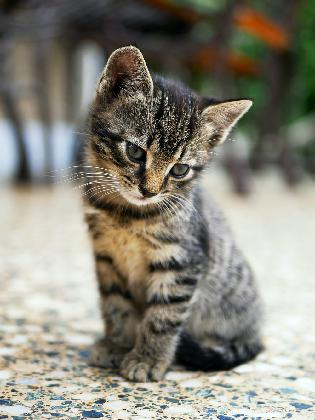
#> input picture cat.jpeg, 315 x 420 px
$ python image.py
#> lines starting #> are read from the running program, lines starting #| are printed output that depends on the picture
# [23 lines of commented-out code are left out]


import matplotlib.pyplot as plt
import numpy as np
import pandas as pd

img = plt.imread("cat.jpeg")
#> img is the input picture: shape (420, 315, 3); mean R, G, B 136.1, 133.6, 122

def add_borders(image_sample, border_len=20):
#> called with border_len = 20
  img_cpy = image_sample.copy()
  img_cpy = np.hstack((np.zeros((img_cpy.shape[0], border_len, 3), dtype="int8"), img_cpy))
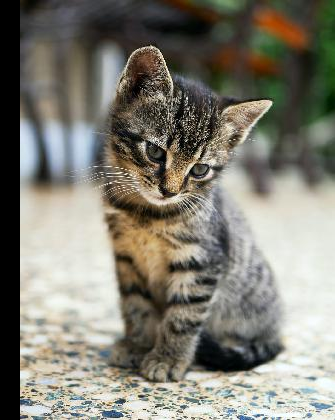
#> img_cpy: shape (420, 335, 3) int16; mean R, G, B 127.9, 125.7, 114.7
  img_cpy = np.vstack((img_cpy, np.zeros((border_len, img_cpy.shape[1], 3), dtype="int8")))
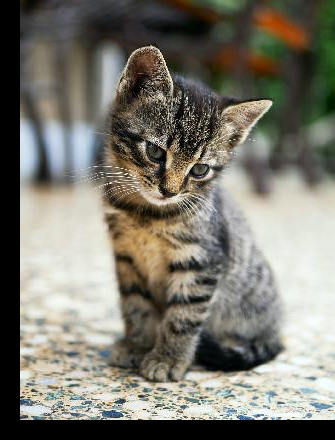
#> img_cpy: shape (440, 335, 3) int16; mean R, G, B 122.1, 120, 109.5
  img_cpy = np.vstack((np.zeros((border_len, img_cpy.shape[1], 3), dtype="int8"), img_cpy))
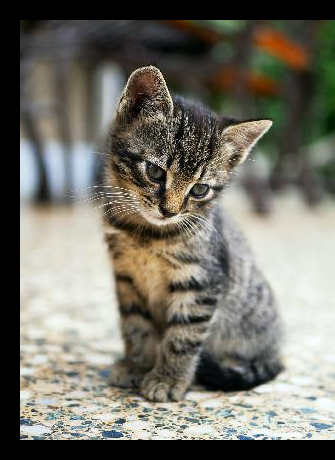
#> img_cpy: shape (460, 335, 3) int16; mean R, G, B 116.8, 114.7, 104.8
  img_cpy = np.hstack((img_cpy, np.zeros((img_cpy.shape[0], border_len, 3), dtype="int8")))
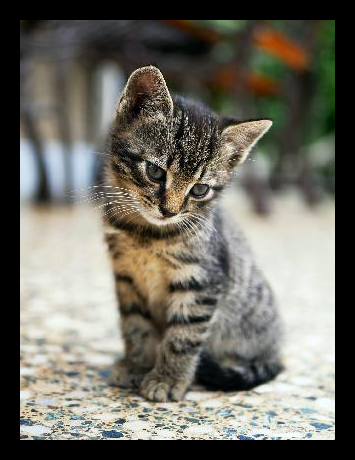
#> img_cpy: shape (460, 355, 3) int16; mean R, G, B 110.2, 108.3, 98.9
  return img_cpy

border_img = add_borders(img)
res_img = border_img.reshape(-1, 3)
res_df = pd.DataFrame(columns=["c1", "c2", "c3"])
res_df["c1"] = res_img[:, 0]
res_df["c2"] = res_img[:, 1]
res_df["c3"] = res_img[:, 2]
res_df.to_csv('try1.csv',index=False)

$ run again, with cat-with-border.jpeg copied over cat.jpeg
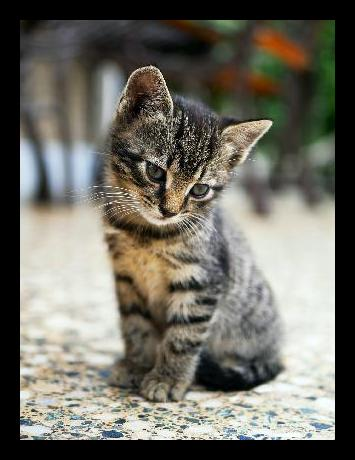
#> input picture cat-with-border.jpeg, 355 x 460 px
#> img is the input picture: shape (460, 355, 3); mean R, G, B 110.3, 108.3, 99
#> in add_borders, `img_cpy = np.vstack((np.zeros((border_len, img_cpy.shape[1], 3), dtype..`:
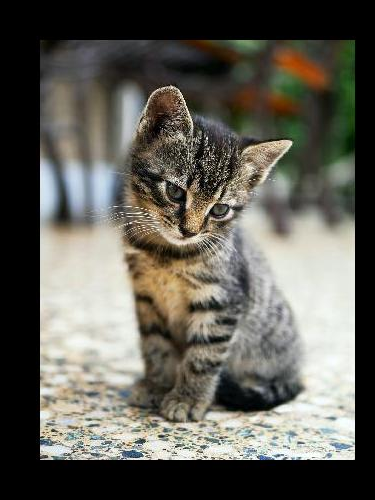
#> img_cpy: shape (500, 375, 3) int16; mean R, G, B 96.1, 94.3, 86.2
#> in add_borders, `img_cpy = np.hstack((img_cpy, np.zeros((img_cpy.shape[0], border_len, ..`:
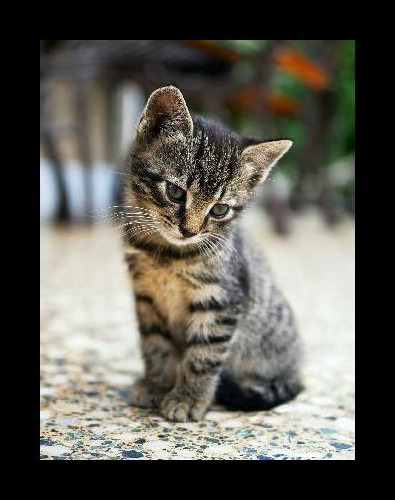
#> img_cpy: shape (500, 395, 3) int16; mean R, G, B 91.2, 89.5, 81.9
